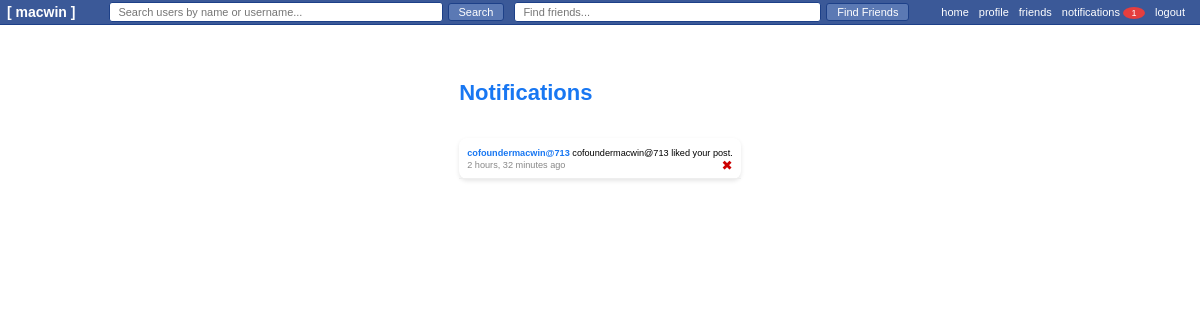
The app's page /notifications/ (signed in) with its own data.
### chat/models.py (models this page shows, shortened)
class Notification(models.Model):
    NOTIFICATION_TYPES = (
        ('like', 'Like'),
        ('comment', 'Comment'),
        ('friend_request', 'Friend Request'),
    )
    user = models.ForeignKey(User, on_delete=models.CASCADE, related_name='notifications')
    sender = models.ForeignKey(User, on_delete=models.CASCADE, related_name='sent_notifications')
    notif_type = models.CharField(max_length=20, choices=NOTIFICATION_TYPES)
    message = models.CharField(max_length=255)
    is_read = models.BooleanField(default=False)
    timestamp = models.DateTimeField(auto_now_add=True)
    post = models.ForeignKey('Post', null=True, blank=True, on_delete=models.CASCADE)
    profile_user = models.ForeignKey(User, null=True, blank=True, related_name='linked_profile', on_delete=models.SET_NULL)
    class Meta:
        ordering = ['-timestamp']

### chat/views.py (the view)
# urls.py: path('notifications/', views.notifications_view, name='notifications'),
@login_required
def notifications_view(request):
    notifs = Notification.objects.filter(user=request.user).order_by('-timestamp')
    unread_count = notifs.filter(is_read=False).count()
    if request.headers.get('x-requested-with') == 'XMLHttpRequest':
        notifs.update(is_read=True)
        html = render_to_string('chat/partials/notification_list.html', {'notifications': notifs})
        return JsonResponse({'html': html, 'unread_count': 0})
    return render(request, 'chat/notifications.html', {'notifications': notifs})

### chat/context_processors.py (called while the page is built)
def notifications_processor(request):
    if request.user.is_authenticated:
        unread_notifications = Notification.objects.filter(user=request.user, is_read=False)
        return {'unread_notifications': unread_notifications}
    return {'unread_notifications': []}

### chat/templates/chat/notifications.html (shortened to what this page needs)
{% extends 'chat/base.html' %}
{% block content %}
<div class="notifications-page">
    <h1>Notifications</h1>
    <div class="notifications-list">
        {% include 'chat/partials/notification_list.html' %}
    </div>
</div>
{% endblock %}

### chat/templates/chat/partials/notification_list.html (shortened to what this page needs)
{% for n in notifications %}
  <div style="padding: 8px; border-bottom: 1px solid #eee;">
    <small>
      <strong><a href="{% url 'user_profile' n.sender.id %}" style="color: #1877f2; text-decoration: none;">{{ n.sender.username }}</a></strong>
      {% if n.post %}
        <a href="{% url 'index' %}#post-{{ n.post.id }}" style="color: inherit; text-decoration: none;">{{ n.message }}</a>
      {% elif n.profile_user %}
        <a href="{% url 'user_profile' n.profile_user.id %}" style="color: inherit; text-decoration: none;">{{ n.message }}</a>
      {% else %}
        {{ n.message }}
      {% endif %}
    </small><br>
    <small style="color: #888;">{{ n.timestamp|timesince }} ago</small>
    <form method="post" action="{% url 'delete_notification' n.id %}" style="display:inline; float:right;">
      <button type="submit" style="border:none; background:none; color:#cc0000; cursor:pointer; padding:0;">✖</button>
    </form>
  </div>
{% empty %}
  <div style="padding: 10px; text-align:center; color:#888;">No notifications yet</div>
{% endfor %}

### chat/templates/chat/base.html (style rules this page uses)
body { margin: 0; padding: 0; font-family: "Tahoma", "Verdana", sans-serif; background-color: #fff; font-size: 11px; }

### chat/templates/chat/notifications.html (style rules this page uses)
.notifications-page { max-width: 600px; margin: 0 auto; padding: 20px; }
.notifications-page h1 { margin-bottom: 2rem; color: #1877f2; }
.notifications-list { background: white; border-radius: 8px; box-shadow: 0 2px 4px rgba(0,0,0,0.1); }

### records on screen
Notification: sender.username "cofoundermacwin@713", message "cofoundermacwin@713 liked your post.", timestamp "2 hours, 32 minutes"

### other values on screen
{{ unread_notifications|length }} "1"
